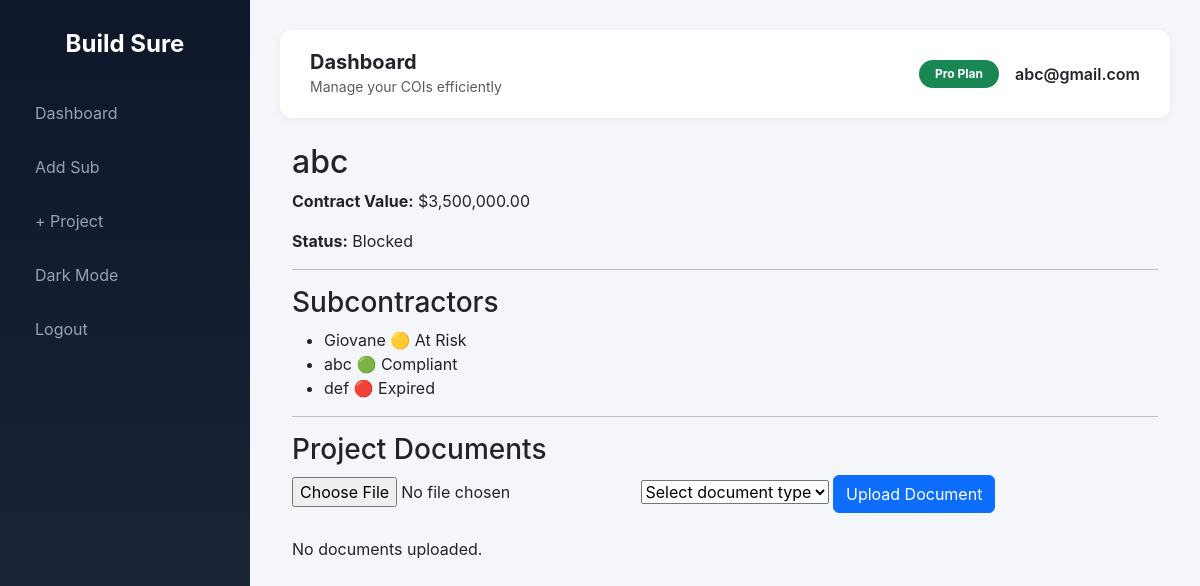
Before: /project/2 (signed in) with the older database file.
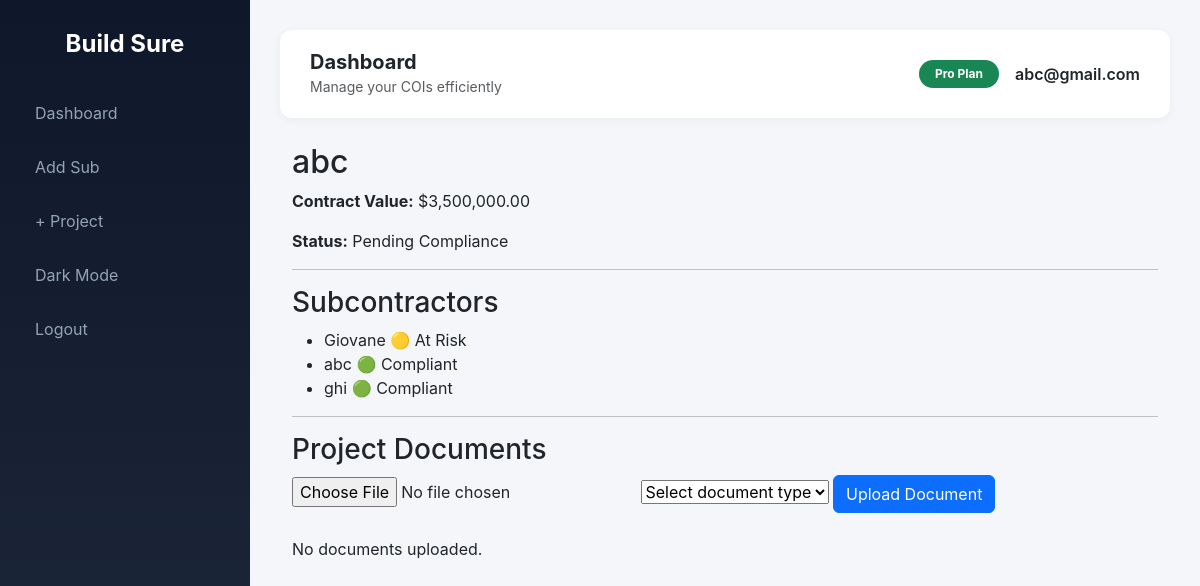
After: the same page with the newer database file.
### main.py (models this page shows, shortened)
class User(db.Model, UserMixin):
    id = db.Column(db.Integer, primary_key=True)
    email = db.Column(db.String(120), unique=True, nullable=False)
    password = db.Column(db.String(200), nullable=False)
    timezone = db.Column(db.String(50), default="US/Eastern")
    paid = db.Column(db.Boolean, default=False)
    subs = db.relationship(
        'Subcontractor',
        backref='owner',
        cascade="all, delete-orphan",
        lazy=True
    )

class Project(db.Model):
    id = db.Column(db.Integer, primary_key=True)
    name = db.Column(db.String(200))
    contract_value = db.Column(db.Float)
    user_id = db.Column(db.Integer, db.ForeignKey("user.id"))
    subs = db.relationship("ProjectSubcontractor", backref="project")
    @property
    def mobilization_status(self):
        has_expired = False
        has_risk = False
        for ps in self.subs:
            status = ps.subcontractor.computed_status
            if status == "expired":
                has_expired = True
            elif status == "at_risk":
                has_risk = True
        if has_expired:
            return "Blocked"
        if has_risk:
            return "Pending Compliance"
        return "Ready to Mobilize"

class Subcontractor(db.Model):
    id = db.Column(db.Integer, primary_key=True)
    user_id = db.Column(
        db.Integer,
        db.ForeignKey('user.id'),
        nullable=False
    )
    name = db.Column(db.String(150))
    email = db.Column(db.String(150))
    phone = db.Column(db.String(30))
    role = db.Column(db.String(100))
    timezone = db.Column(db.String(50))
    coi_expiration = db.Column(db.Date)
    last_reminder_sent = db.Column(db.DateTime)
    documents = db.relationship(
        "Document",
        backref="sub",
        lazy=True,
        cascade="all, delete-orphan"
    )
    @property
    def days_left(self):
        if not self.coi_expiration:
            return None
        return (self.coi_expiration - date.today()).days
    @property
    def computed_status(self):
        days = self.days_left
        if days is None:
            return "compliant"
        if days < 0:
            return "expired"
        elif days <= 30:
            return "at_risk"
        else:
            return "compliant"

class ProjectSubcontractor(db.Model):
    id = db.Column(db.Integer, primary_key=True)
    project_id = db.Column(db.Integer, db.ForeignKey('project.id'))
    subcontractor_id = db.Column(db.Integer, db.ForeignKey('subcontractor.id'))
    approved_for_project = db.Column(db.Boolean, default=False)
    subcontractor = db.relationship('Subcontractor')
    coverage_limit = db.Column(db.Float, default=1000000)

### main.py (the view)
@app.route("/project/<int:project_id>")
@login_required
def view_project(project_id):
    project = Project.query.filter_by(
        id=project_id,
        user_id=current_user.id
    ).first_or_404()
    return render_template("view_project.html", project=project)

### main.py (called while the page is built)
@login_manager.user_loader
def load_user(user_id):
    return db.session.get(User, int(user_id))

### templates/view_project.html (shortened to what this page needs)
{% extends "base.html" %}
{% block content %}
<h2>{{ project.name }}</h2>
<p>
<strong>Contract Value:</strong>
${{ "{:,.2f}".format(project.contract_value or 0) }}
</p>
<p>
<strong>Status:</strong>
{{ project.mobilization_status }}
</p>
<hr>
<h3>Subcontractors</h3>
<ul>
{% for ps in project.subs %}
<li>
{{ ps.subcontractor.name }}
{% if ps.subcontractor.computed_status == "expired" %}
🔴 Expired
{% elif ps.subcontractor.computed_status == "at_risk" %}
🟡 At Risk
{% else %}
🟢 Compliant
{% endif %}
</li>
{% else %}
<li>No subcontractors linked.</li>
{% endfor %}
</ul>
<hr>
<h3>Project Documents</h3>
<form action="{{ url_for('upload_project_document', project_id=project.id) }}"
      method="POST"
      enctype="multipart/form-data">
<input type="file" name="file" required>
<select name="doc_type" required>
<option value="">Select document type</option>
</select>
<button type="submit" class="btn btn-primary">
Upload Document
</button>
</form>
<br>
{% if project.documents %}
<table class="table">
<thead>
<tr>
<th>Document</th>
<th>Type</th>
<th>Upload Date</th>
<th>Actions</th>
</tr>
</thead>
<tbody>
{% for doc in project.documents %}
<tr>
<td>
<a href="{{ url_for('view_document', doc_id=doc.id) }}">
{{ doc.original_name or doc.filename }}
</a>
</td>
<td>
{{ doc.document_type }}
</td>
<td>
{{ doc.upload_date|format_local_time(current_user.timezone) }}
</td>
<td>
<form action="{{ url_for('delete_document', doc_id=doc.id) }}"
      method="POST"
      style="display:inline;">
<button class="btn btn-danger btn-sm"
onclick="return confirm('Delete this document?')">
Delete
</button>
</form>
</td>
</tr>
{% endfor %}
</tbody>
</table>
{% else %}
<p>No documents uploaded.</p>
{% endif %}
{% endblock %}

### templates/base.html (shortened to what this page needs)
<!DOCTYPE html>
<html lang="en">
<head>
    <link href="https://cdn.jsdelivr.net/npm/bootstrap@5.3.2/dist/css/bootstrap.min.css" rel="stylesheet">
</head>
<body>
{% if current_user.is_authenticated %}
<div class="sidebar">
    <h4>Build Sure</h4>
    <a href="{{ url_for('dashboard') }}">Dashboard</a>
    <a href="{{ url_for('add_sub') }}">Add Sub</a>
    <a href="{{ url_for('add_project') }}" class="nav-btn">
    + Project
</a>
    <a href="#" id="toggleDark">Dark</a>
    <a href="{{ url_for('logout') }}">Logout</a>
</div>
{% endif %}
<div class="{% if current_user.is_authenticated %}main-content{% endif %}">
{% if current_user.is_authenticated %}
<div class="navbar-top d-flex justify-content-between align-items-center">
    <div class="d-flex align-items-center gap-3">
        <div>
            <h5 class="mb-0 fw-bold">Dashboard</h5>
            <small class="text-muted">Manage your COIs efficiently</small>
        </div>
    </div>
    <div class="d-flex align-items-center gap-3">
        <span class="badge bg-success rounded-pill px-3 py-2">
            Pro Plan
        </span>
        <span class="fw-semibold">{{ current_user.email }}</span>
    </div>
</div>
{% endif %}
<div class="position-fixed top-0 end-0 p-3" style="z-index: 9999">
</div>
<div class="container-fluid">
    {% block content %}{% endblock %}
</div>
</div>
</body>
</html>

### templates/base.html (style rules this page uses)
body { background-color: #f4f6f9; font-family: 'Inter', sans-serif; transition: background-color 0.3s ease, color 0.3s ease; }
.sidebar { height: 100vh; position: fixed; width: 250px; background: linear-gradient(180deg, #0f172a, #1e293b); color: white; padding-top: 30px; transition: transform 0.3s ease; }
.sidebar h4 { text-align: center; margin-bottom: 30px; font-weight: 700; }
.sidebar a { color: #94a3b8; text-decoration: none; display: block; padding: 12px 20px; border-radius: 10px; margin: 6px 15px; transition: 0.2s ease; }
.main-content { margin-left: 250px; padding: 30px; transition: margin-left 0.3s ease; }
.navbar-top { background: white; padding: 20px 30px; border-radius: 12px; margin-bottom: 25px; box-shadow: 0 2px 10px rgba(0,0,0,0.05); transition: background 0.3s ease; }

Changed rows visible on the page:
removed ProjectSubcontractor: subcontractor.name "def", shows "🔴 Expired"
computed for Subcontractor: mobilization_status "Blocked" → "Pending Compliance"
added ProjectSubcontractor: subcontractor.name "ghi", shows "🟢 Compliant"
